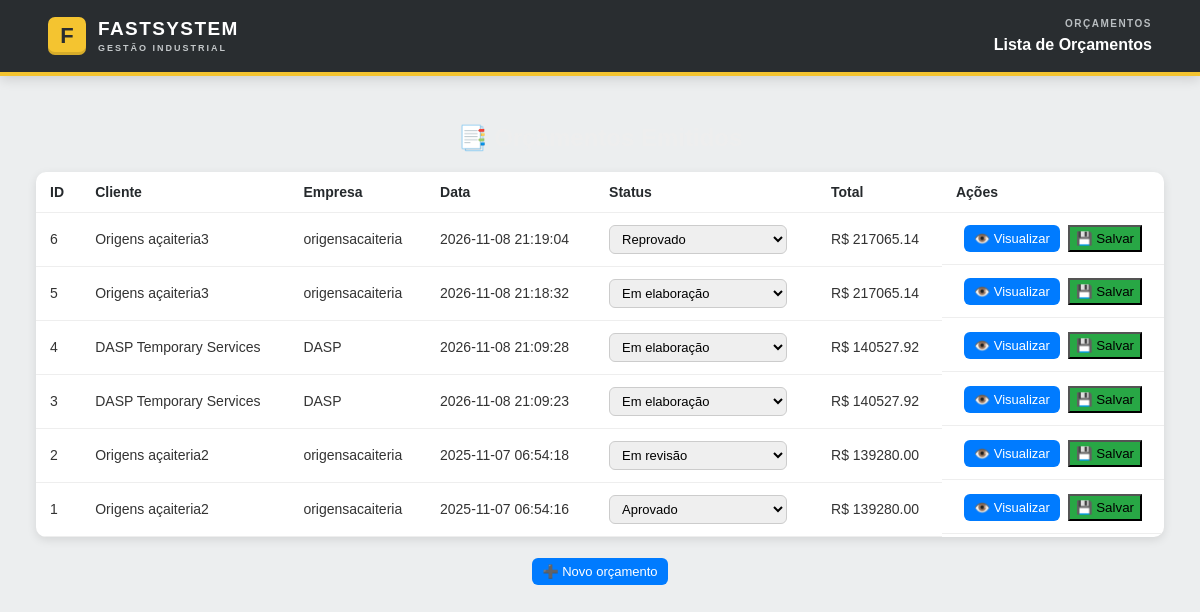
The app's page /orcamentos, older data.
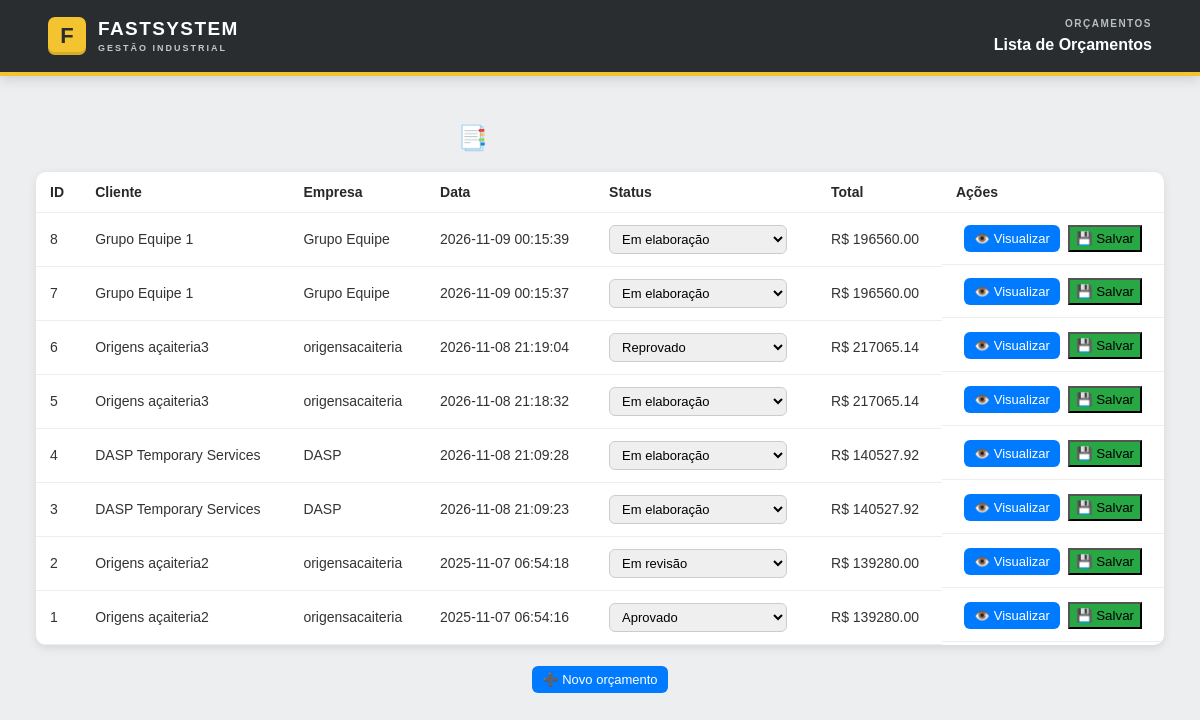
The same page, newer data.
### tables this page shows
CREATE TABLE orcamentos (
    id INTEGER PRIMARY KEY AUTOINCREMENT,
    cliente_id INTEGER,
    cliente_nome TEXT,
    cliente_empresa TEXT,
    data_criacao TIMESTAMP DEFAULT CURRENT_TIMESTAMP,
    status_id INTEGER,
    total_geral REAL,
    observacoes TEXT, endereco TEXT, latitude REAL, longitude REAL,
    FOREIGN KEY (status_id) REFERENCES status(id)
);

CREATE TABLE status (
    id INTEGER PRIMARY KEY AUTOINCREMENT,
    nome TEXT NOT NULL,
    descricao TEXT
);

### app.py (the view, shortened to what this page needs)
@app.route("/orcamentos")
def listar_orcamentos():
    conn = sqlite3.connect("orcamentos.db")
    cur = conn.cursor()
    prazo_validade = timedelta(days=configuracoes.validade_orcamento_dias)
    hoje = datetime.now()
    cur.execute("""
        SELECT id, data_criacao, status_id
        FROM orcamentos
        WHERE status_id != (
            SELECT id FROM status WHERE nome = 'Vencido'
        )
    """)
    orcs = cur.fetchall()
    conn.commit()
    cur.execute("SELECT id, nome FROM status ORDER BY id")
    status_opcoes = cur.fetchall()
    cur.execute("""
        SELECT o.id,
               o.cliente_nome,
               o.cliente_empresa,
               o.data_criacao,
               s.nome AS status_nome,
               o.status_id,
               o.total_geral
        FROM orcamentos o
        LEFT JOIN status s ON o.status_id = s.id
        ORDER BY o.data_criacao DESC
    """)
    orcamentos = cur.fetchall()
    conn.close()
    return render_template(
        "orcamentos_lista.html",
        orcamentos=orcamentos,
        status_opcoes=status_opcoes
    )

### app.py (called while the page is built)
@app.context_processor
def inject_config():
    return dict(
        empresa_nome=configuracoes.nome_empresa,
        empresa_slogan=configuracoes.slogan_empresa,
        empresa_site=configuracoes.site_empresa,
        empresa_email=configuracoes.email_empresa,
        sistema_nome=configuracoes.nome_sistema
    )

### templates/orcamentos_lista.html (shortened to what this page needs)
{% extends "base.html" %}
{% block secao_pagina %}ORÇAMENTOS{% endblock %}
{% block pagina_atual %}Lista de Orçamentos{% endblock %}
{% block content %}
<h2>📑 Orçamentos Emitidos</h2>
<table class="tabela-orcamentos">
  <thead>
    <tr>
      <th>ID</th>
      <th>Cliente</th>
      <th>Empresa</th>
      <th>Data</th>
      <th>Status</th>
      <th>Total</th>
      <th>Ações</th>
    </tr>
  </thead>
  <tbody>
    {% for id, nome, empresa, data, status_nome, status_id, total in orcamentos %}
    <tr>
      <td>{{ id }}</td>
      <td>{{ nome }}</td>
      <td>{{ empresa }}</td>
      <td>{{ data }}</td>
      <td>
        <select name="status" class="status-select" data-orcamento="{{ id }}">
          {% for s_id, s_nome in status_opcoes %}
            <option value="{{ s_id }}" {% if s_id == status_id %}selected{% endif %}>{{ s_nome }}</option>
          {% endfor %}
        </select>
      </td>
      <td>R$ {{ "%.2f"|format(total|float) }}</td>
      <td class="actions">
        <a href="/orcamento/{{ id }}" class="btn btn-visualizar">👁️ Visualizar</a>
        <button class="btn btn-salvar" data-orcamento="{{ id }}">💾 Salvar</button>
      </td>
    </tr>
    {% endfor %}
  </tbody>
</table>
<div style="text-align:center;margin-top:25px;">
  <a href="/cotador" class="btn">➕ Novo orçamento</a>
</div>
{% endblock %}

### templates/base.html (shortened to what this page needs)
<!DOCTYPE html>
<html lang="pt-BR">
<head>
</head>
<body>
    <header class="fs-topbar">
        <a class="fs-brand-link"
           href="{{ url_for('inicio') }}"
           title="Voltar ao menu inicial"
           aria-label="FastSystem - voltar ao menu inicial">
            <span class="fs-brand-mark">F</span>
            <span>
                <span class="fs-brand-name">FASTSYSTEM</span>
                <span class="fs-brand-subtitle">GESTÃO INDUSTRIAL</span>
            </span>
        </a>
        <div class="fs-page-context" aria-live="polite">
            <span class="fs-page-section">{% block secao_pagina %}SISTEMA{% endblock %}</span>
            <span class="fs-page-name">{% block pagina_atual %}Início{% endblock %}</span>
        </div>
    </header>
    <main class="fs-main">
        {% block content %}{% endblock %}
    </main>
</body>
</html>

### templates/base.html (style rules this page uses)
:root { --fs-grafite: #292d30; --fs-amarelo: #f4c430; --fs-fundo: #eceeef; --fs-texto: #25292c; --fs-branco: #fff; }
* { box-sizing: border-box; }
body { margin: 0; min-height: 100vh; background: var(--fs-fundo); color: var(--fs-texto); font-family: Arial, Helvetica, sans-serif; }
.fs-topbar { width: 100%; min-height: 76px; background: var(--fs-grafite); border-bottom: 4px solid var(--fs-amarelo); color: var(--fs-branco); display: flex; align-items: center; justify-content: space-between; gap: 20px; padding: 12px clamp(18px, 4vw, 54px); box-shadow: 0 3px 12px rgba(0,0,0,.14); }
.fs-brand-link { display: inline-flex; align-items: center; gap: 12px; color: inherit; text-decoration: none; flex-shrink: 0; border-radius: 6px; transition: opacity .2s ease, transform .2s ease; }
.fs-brand-mark { width: 38px; height: 38px; display: grid; place-items: center; background: var(--fs-amarelo); color: var(--fs-grafite); border-radius: 7px; font-size: 22px; line-height: 1; font-weight: 900; box-shadow: inset 0 -3px 0 rgba(0,0,0,.12); }
.fs-brand-name { display: block; font-size: 19px; line-height: 1.1; letter-spacing: 1.4px; font-weight: 800; }
.fs-brand-subtitle { display: block; margin-top: 4px; color: #c4c8ca; font-size: 9px; line-height: 1; letter-spacing: 2px; font-weight: 700; }
.fs-page-context { min-width: 0; text-align: right; }
.fs-page-section { display: block; margin-bottom: 5px; color: #b9bec1; font-size: 10px; line-height: 1.2; letter-spacing: 1.5px; font-weight: 700; text-transform: uppercase; }
.fs-page-name { display: block; color: var(--fs-branco); font-size: 16px; line-height: 1.25; font-weight: 700; overflow-wrap: anywhere; }
.fs-main { width: min(1440px, 100%); margin: 0 auto; padding: 28px clamp(16px, 3vw, 38px) 48px; }

### templates/orcamentos_lista.html (style rules this page uses)
h2 { text-align: center; margin-bottom: 20px; color: #eee; }
table { width: 100%; border-collapse: collapse; background: white; border-radius: 10px; overflow: hidden; box-shadow: 0 3px 10px rgba(0,0,0,0.1); }
th, td { padding: 12px 14px; border-bottom: 1px solid #eee; text-align: left; font-size: 14px; }
td { color: #333; }
a.btn, button.btn-small { text-decoration: none; background: #007bff; color: white; padding: 6px 10px; border-radius: 6px; font-size: 13px; transition: 0.2s; border: none; cursor: pointer; }
.status-select { padding: 5px 8px; border-radius: 6px; border: 1px solid #ccc; font-size: 13px; }
.actions { text-align: center; display: flex; gap: 8px; justify-content: center; }
.btn-visualizar { background: #007bff; }
.btn-salvar { background: #28a745; }

Row changes from the older to the newer data that the page shows:
added orcamentos: id "8", cliente_nome "Grupo Equipe 1", cliente_empresa "Grupo Equipe", data_criacao "2026-11-09 00:15:39", total_geral "196560.00"
added orcamentos: id "7", cliente_nome "Grupo Equipe 1", cliente_empresa "Grupo Equipe", data_criacao "2026-11-09 00:15:37", total_geral "196560.00"
